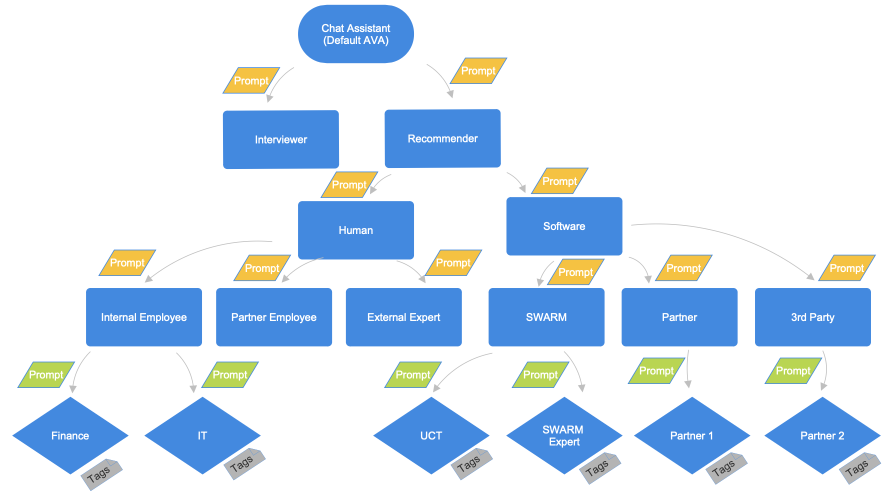
#> input picture submissions/05c0d7d254a84bcb817d32cc91287479/V1/Routing1 (1).png, 1790 x 996 px (shown at 1/2 size); its folder holds only this picture in this run
$ python -i gif_creation.py   (imports and definitions only)   (older library calls are emulated)
#> lines starting #> are read from the running program, lines starting #| are printed output that depends on the picture; after the words box and inside, x2 and y2 are one past the last pixel; in counts of white or black regions, pixels touching at a corner belong together
import os
from PIL import Image, ImageSequence
import numpy as np

def process_image(image_path):
    # Load image
#> called with image_path = 'Routing1 (1).png'
    img = Image.open(image_path)
#> img is the input picture: PIL image 1790x996 RGBA; mean R, G, B, A 211, 226, 241, 255
    # Resize image to 64x64
    img = img.resize((64, 64), Image.ANTIALIAS)
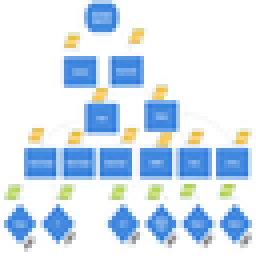
#> img: PIL image 64x64 RGBA (shown 4 times larger); mean R, G, B, A 210.1, 225.4, 240.6, 255
    # Convert image to grayscale
    img = img.convert("L")
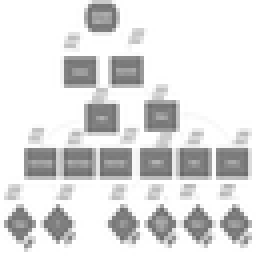
#> img: PIL image 64x64 L (shown 4 times larger); min 105, max 255, mean 222.6
    # Convert to binary image
    img = img.point(lambda x: 0 if x < 128 else 255, '1')
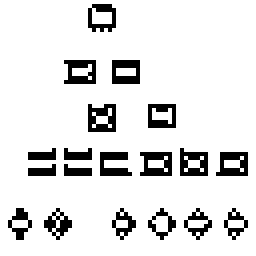
#> img: PIL image 64x64 1 (shown 4 times larger); 88.5% white; black in thin lines or dots, all inside (x1, y1, x2, y2) = (2, 1, 62, 60)
    return img

def create_gif(images, gif_path):
    # Save images as a gif
    images = [img.convert("P") for img in images]
    # Save images as a gif
    images[0].save(
        gif_path,
        save_all=True,
        append_images=images[1:],
        duration=500, # duration for each frame in milliseconds
        loop=0        # loop=0 means infinite loop
    )

def main(directory_path):
    # Iterate through subdirectories
    gif_count = 0
    for subdir, _, _ in os.walk(directory_path):
        images = []
        # Iterate through image files in subdirectory
        for file_name in sorted(os.listdir(subdir)):
            if file_name.endswith(".png") or file_name.endswith(".jpg") or file_name.endswith(".jpeg"):

                image_path = os.path.join(subdir, file_name)
                print(image_path)
                img = process_image(image_path)
                images.append(img)
                # Ensure to not exceed 64 frames
                if len(images) == 64:
                    break
        # Create GIF if there are enough frames
        if len(images) >= 64:
            #gif_path = os.path.join(subdir, str(gif_count)+".gif")
            create_gif(images, "D:/GenAI_data/data/"+str(gif_count)+".gif")
        else:
            print(f"Not enough images in {subdir} to create a GIF")
        gif_count = gif_count+1

# [2 lines not run here, left out]

>>> result = process_image('Routing1 (1).png')
